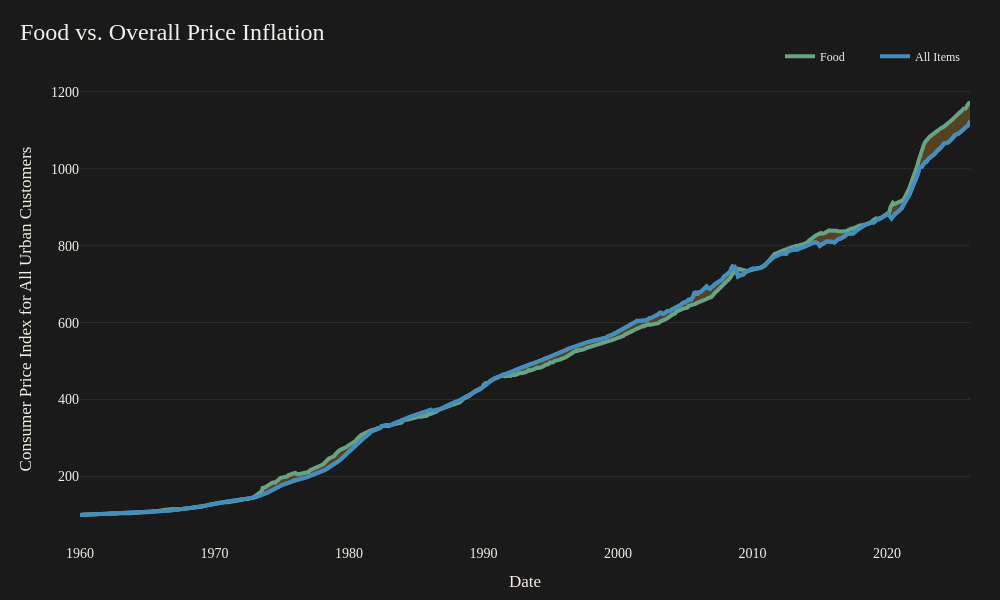

The notebook cell this image was saved under:
### Code cell
# line chart of food as a percent of personal consumption expenditures

# data 
x = both_cpi["observation_date"]
food_cpi = both_cpi["food_cpi_reindex"]
total_cpi = both_cpi["total_cpi_reindex"]

# figure
fig = go.Figure()

# line plot 
fig.add_trace(
    go.Scatter(
        x=x,
        y=total_cpi,
        mode="lines",
        name="All Items",
        line=dict(
            color="#458dbd",
            width=4
        ),
        hovertemplate=
        "All Items CPI: %{y:.1f}        <extra></extra>",
    )
)
fig.add_trace(
    go.Scatter(
        x=x,
        y=food_cpi,
        mode="lines",
        name="Food",
        line=dict(
            color='#67a384',
            width=4
        ),
        hovertemplate=
        "Food CPI: %{y:.1f}     <extra></extra>"
    )
)
fig.add_trace(
    go.Scatter(
        x=x,
        y=total_cpi,
        mode="lines",
        name="All Items",
        line=dict(
            color="#458dbd",
            width=4
        ),
        fill='tonexty',
        fillcolor='rgba(214, 162, 58, 0.3)',
        hoverinfo='skip',
        showlegend=False
    )
)

# title and layout 
fig.update_layout(
    width=1000, 
    height=600, 

    template="plotly_dark",

    title=dict(
        text="Food vs. Overall Price Inflation",
        x=0.02,
        xanchor="left",
        font=dict(
            family="Playfair Display",
            size=24
        )
    ),

    font=dict(
        family="Source Sans 3",
        color="#f5f0e8",
        size=14
    ),

    paper_bgcolor="#1a1a1a",
    plot_bgcolor="#1a1a1a",

    margin=dict(l=80, r=30, t=80, b=60),

    hovermode="x unified",
    hoverlabel=dict(
        align='auto',
        font_size=12
    ),

    xaxis=dict(
        title="Date",
        showgrid=False,
        tickfont=dict(size=14),
        zeroline=False,
        ticklabelstandoff=5
    ),

    yaxis=dict(
        title="Consumer Price Index for All Urban Customers",
        tickfont=dict(size=14),
        gridcolor="rgba(255,255,255,0.08)",
        zeroline=False
    ),

    legend=dict(
        orientation="h",
        entrywidth=50,
        yanchor="bottom",
        y=1.02,
        xanchor="right",
        x=1,
        itemclick=False,
        itemdoubleclick=False,
        font=dict(
            size=12)
    )
)

fig.show()

### Figure 1 — Plotly figure (JSON) as saved in the notebook; plotly's stock layout.template omitted (floating-point values rounded to 4 significant figures; data arrays with more than 128 entries replaced by an {"elided": "..."} marker saying what was removed)
{"data": [{"hovertemplate": "All Items CPI: %{y:.1f}        <extra></extra>", "line": {"color": "#458dbd", "width": 4}, "mode": "lines", "name": "All Items", "type": "scatter", "x": {"elided": "794 str values"}, "y": {"elided": "794 float values"}}, {"hovertemplate": "Food CPI: %{y:.1f}     <extra></extra>", "line": {"color": "#67a384", "width": 4}, "mode": "lines", "name": "Food", "type": "scatter", "x": {"elided": "794 str values"}, "y": {"elided": "794 float values"}}, {"fill": "tonexty", "fillcolor": "rgba(214, 162, 58, 0.3)", "hoverinfo": "skip", "line": {"color": "#458dbd", "width": 4}, "mode": "lines", "name": "All Items", "showlegend": false, "type": "scatter", "x": {"elided": "794 str values"}, "y": {"elided": "794 float values"}}], "layout": {"font": {"color": "#f5f0e8", "family": "Source Sans 3", "size": 14}, "height": 600, "hoverlabel": {"align": "auto", "font": {"size": 12}}, "hovermode": "x unified", "legend": {"entrywidth": 50, "font": {"size": 12}, "itemclick": false, "itemdoubleclick": false, "orientation": "h", "x": 1, "xanchor": "right", "y": 1.02, "yanchor": "bottom"}, "margin": {"b": 60, "l": 80, "r": 30, "t": 80}, "paper_bgcolor": "#1a1a1a", "plot_bgcolor": "#1a1a1a", "title": {"font": {"family": "Playfair Display", "size": 24}, "text": "Food vs. Overall Price Inflation", "x": 0.02, "xanchor": "left"}, "width": 1000, "xaxis": {"showgrid": false, "tickfont": {"size": 14}, "ticklabelstandoff": 5, "title": {"text": "Date"}, "zeroline": false}, "yaxis": {"gridcolor": "rgba(255,255,255,0.08)", "tickfont": {"size": 14}, "title": {"text": "Consumer Price Index for All Urban Customers"}, "zeroline": false}}}
